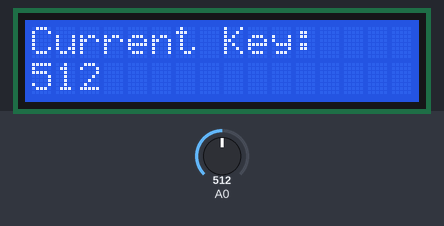
This sketch was run on a simulated Arduino Uno, built with avr-gcc and run on an emulated ATmega328P. On the bench: 16×2 character LCD. The inputs (shaded band) are chosen by the test bench; at power-on: A0 = 512.

Above: at 3.7 s.
3.8 s: A0 set to 716
At 5.0 s:
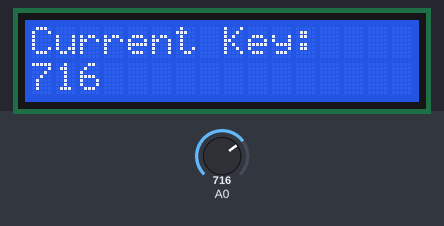
5.3 s: A0 set to 900
At 6.2 s:
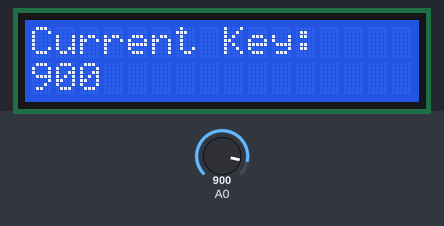
6.8 s: A0 set to 1023
At 7.4 s:
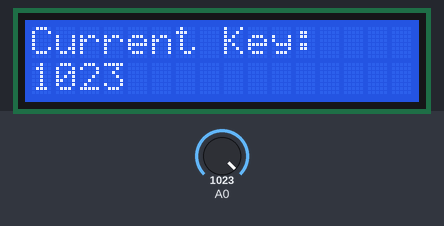
Timing chart, 0 to 9.8 s (numbered marks = the images above; inputs shaded):
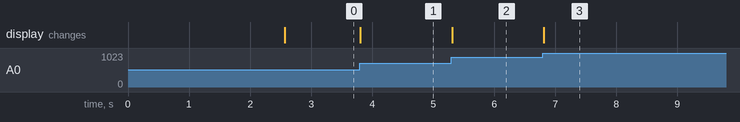

Measured:
- after the input at 3.8 s, the display: changes at once (image 1)
- after the input at 5.3 s, the display: changes at once (image 2)
- after the input at 6.8 s, the display: changes at once (image 3)

The sketch:

Key_Grab_my1602.ino
```cpp
/*
DFRobot LCD Shield DFR0009 and similar from Sainsmart, et al
Key Grab v0.2
Written by Glendon Klassen
gjklassen@gmail.com
http://www.sourceforge.net/users/ecefixer
http://ecefixer.tumblr.com

Displays the currently pressed key on the 2 row 16 col. LCD screen

Key Codes (in left-to-right order):

None   - 0  (actually -1 ?)
Select - 1
Left   - 2
Up     - 3
Down   - 4
Right  - 5

*/

#include <LiquidCrystal.h>
#include <LCD_DFR_Keypad.h>   // voltage params in .cpp file tuned for my panel

//Pin assignments for DFRobot LCD Keypad Shield
LiquidCrystal lcd(8, 9, 4, 5, 6, 7);
//---------------------------------------------

DFR_Key keypad;

int localKey = 0;
String keyString = "";

void setup()
{
  lcd.begin(16, 2);
  lcd.clear();
  lcd.setCursor(0, 0);
  lcd.print("Key Grab v0.2");
  delay(2500);

  /*
  OPTIONAL
  keypad.setRate(x);
  Sets the sample rate at once every x milliseconds.
  Default: 10ms
  */
  keypad.setRate(10);

} // end setup

void loop()
{
  /*
  keypad.getKey();    Grabs the current key.
  Returns a non-zero integer corresponding to the pressed key,
  OR   Returns 0 for no keys pressed,
  OR   Returns -1 (sample_wait) when no key is available to be sampled
   -- why are these not the same ???
  */

  localKey = keypad.getKey();   // comes back from .cpp processing
  int anal = analogRead(A0);  // use to tune params to your particular values for switches
  if (localKey != SAMPLE_WAIT)
  {
    lcd.clear();
    lcd.setCursor(0, 0);
    lcd.print("Current Key:");
    lcd.setCursor(0, 1);
    lcd.print(anal); // for tuning, or for other sketch's use of V
    // lcd.print(localKey);
  }
  delay (20);
}
```
